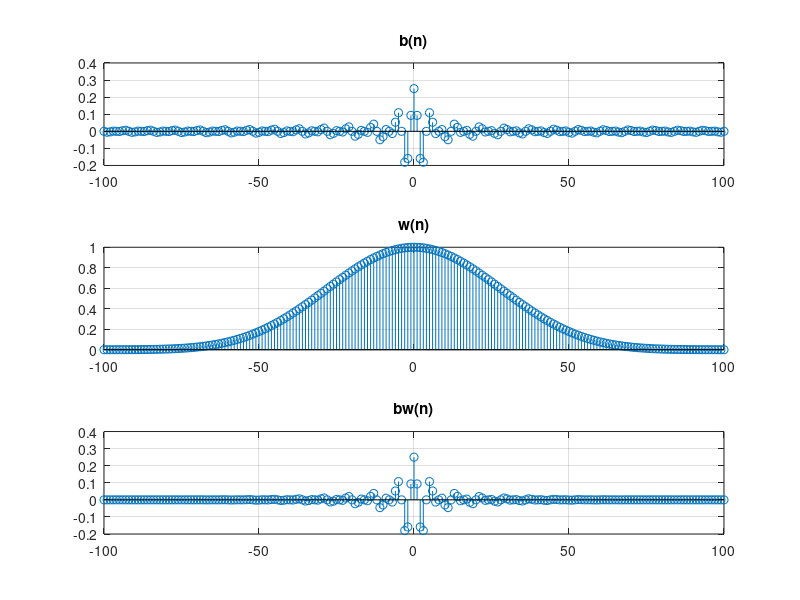
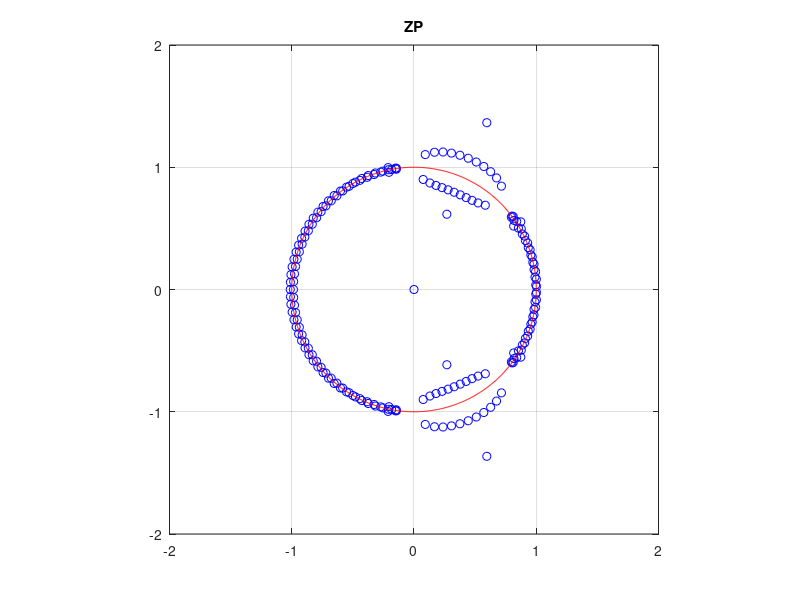
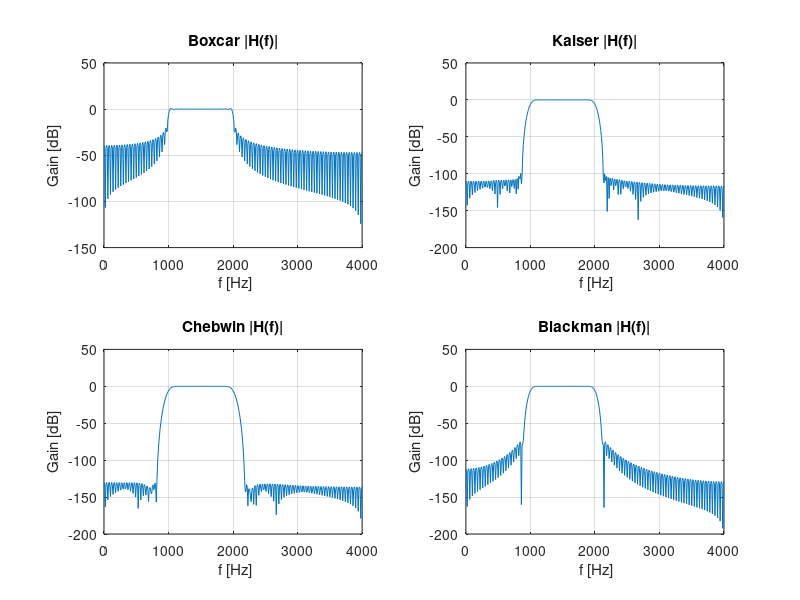
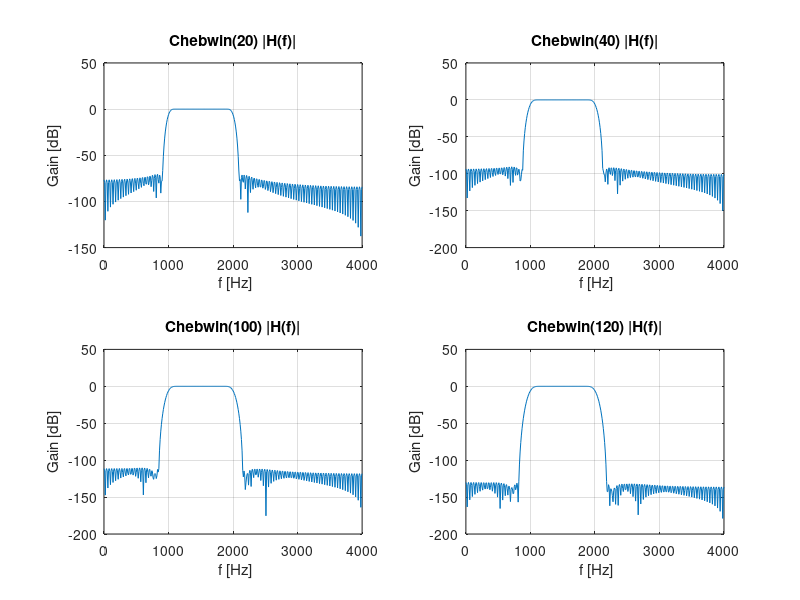

Write the MATLAB code that produced these figures, in order.
% cps_09_fir_okna.m
clear all; close all;

fpr = 8000;      % czestotliwosc probkowania
f0 = 1000;        % czestotliwosc graniczna dla filtrow low-pass oraz high-pass
f1 = 1000;        % czestotliwosc graniczna dolna dla filtrow band-pass oraz band-stop
f2 = 2000;        % czestotliwosc graniczna gorna dla filtrow band-pass oraz band-stop
M = 100;         % polowa dlugosci filtra (N=2M+1)
N = 2*M + 1;     % dlugosc filtra b(n) - u nas zawsze nieparzysta
n = -M :1: M;    % indeksy wag filtra, filtr nieprzyczynowy: b(n) rozne od 0 dla n<0

% Odpowiedzi impulsowe filtrow FIR - ich wagi
hALL = zeros(1,N); hALL(M+1)=1;                          % AllPass
hLP = sin(2*pi*f0/fpr*n)./(pi*n); hLP(M+1) = 2*f0/fpr;   % LowPass f0
hHP = hALL - hLP;                                        % HighPass
hLP1 = sin(2*pi*f1/fpr*n)./(pi*n); hLP1(M+1) = 2*f1/fpr; % LowPass f1
hLP2 = sin(2*pi*f2/fpr*n)./(pi*n); hLP2(M+1) = 2*f2/fpr; % LowPass f2
hBP = hLP2 - hLP1;                                       % BandPass [f1,f2]
hBS = hALL - hBP;                                        % BandStop [f1,f2]
h = hBP;                                                 % wybierz: hLP, hHP, hBP, hBS
hclear = h;
figure;
subplot(311); stem( n, h ); title('b(n)'); grid; 
 %Dla boxcar iloczyn w dziedzinie czasu, odpowiada splotowi w dziedzienie
 %częstotliwośći, przez co zero-jedynkowa odpowiedź częstotliwościowa
 %filtra teoretycznego splata się z oscylacyjnym widem okna prostokątnego i
 %zostaje przez to popsuta
 w1 = boxcar(N).';
 w2 = kaiser(N,10).';
 w3 = chebwin(N,120).';
 w4 = blackman(N).';

 w = w3;
 subplot(312); stem( n, w); title("w(n)"); grid;

 h = h .* w;
 subplot(313); stem( n, h ); title('bw(n)'); grid; 
 b = h;

% Zera i bieguny - położenie

z = roots(b);

alf= 0 : pi/500 : 2*pi; c=cos(alf); s=sin(alf);
figure;
plot(real(z),imag(z),'bo',c,s,'r-'); grid;
axis([-2,2,-2,2]); axis square; title('ZP'); 

% H(f)

f = 0 : 10 : fpr/2;
z = exp(-j*2*pi*f/fpr);
H = polyval(b,z);

figure; % różne okna
subplot(221);plot( f, 20*log10(abs(polyval(hclear.*w1,z))) ); grid; xlabel(' f [Hz]'); ylabel('Gain [dB]');   title('Boxcar |H(f)|');
subplot(222);plot( f, 20*log10(abs(polyval(hclear.*w2,z))) ); grid; xlabel(' f [Hz]'); ylabel('Gain [dB]');   title('Kaiser |H(f)|'); 
subplot(223);plot( f, 20*log10(abs(polyval(hclear.*w3,z))) ); grid; xlabel(' f [Hz]'); ylabel('Gain [dB]');   title('Chebwin |H(f)|');
subplot(224);plot( f, 20*log10(abs(polyval(hclear.*w4,z))) ); grid; xlabel(' f [Hz]'); ylabel('Gain [dB]');   title('Blackman |H(f)|');
figure; % różne parametry Chebwin
subplot(221);plot( f, 20*log10(abs(polyval(hclear.*chebwin(N,60).',z))) ); grid; xlabel(' f [Hz]'); ylabel('Gain [dB]');   title('Chebwin(20) |H(f)|');
subplot(222);plot( f, 20*log10(abs(polyval(hclear.*chebwin(N,80).',z))) ); grid; xlabel(' f [Hz]'); ylabel('Gain [dB]');   title('Chebwin(40) |H(f)|'); 
subplot(223);plot( f, 20*log10(abs(polyval(hclear.*chebwin(N,100).',z))) ); grid; xlabel(' f [Hz]'); ylabel('Gain [dB]');   title('Chebwin(100) |H(f)|');
subplot(224);plot( f, 20*log10(abs(polyval(hclear.*chebwin(N,120).',z))) ); grid; xlabel(' f [Hz]'); ylabel('Gain [dB]');   title('Chebwin(120) |H(f)|');

figure;
subplot(211); plot( f, 20*log10(abs(H)) ); grid; xlabel('f [Hz]'); ylabel('Gain [dB]');   title('|H(f)|');
subplot(212); plot( f, unwrap(angle(H)) ); grid; xlabel('f [Hz]'); ylabel('Phase [rad]'); title('angle(H(f))');

% Sygnal wejsciowy x(n) - suma dwoch sinusoid: 20 oraz 500 Hz
Nx = 2000;                                   % liczba probek sygnalu
dt = 1/fpr; t = dt*(0:Nx-1);                 % chwile pobierania probek (probkowania)
%x = zeros(1,Nx); x(1) = 1;                  % impuls jednostkowy (delta Kroneckera)
x = sin(2*pi*20*t+pi/3) + sin(2*pi*1500*t+pi/7); % suma dwoch sinusow

M = length(b); bx = zeros(1,M);
for n = 1 : Nx
    bx = [ x(n), bx(1:M-1)];
    y(n) = sum( bx .* b); 
end

figure
subplot(211); plot(x,'.-'); title('x(n)');
subplot(212); plot(y,'.-'); title('y(n)');

x = x(Nx/2+1:Nx);
y = y(Nx/2+1:Nx);
Nx = Nx/2;
k = 1:Nx/2+1;
f = fpr/Nx * (0:Nx-1);
X = 2*fft(x)/Nx;
Y = 2*fft(y)/Nx;

figure
subplot(211); plot(f(k),20*log10(abs(X(k))), '.-'); title('|X(f)| [dB]');
subplot(212); plot(f(k),20*log10(abs(Y(k))), '.-'); title('|Y(f)| [dB]');

